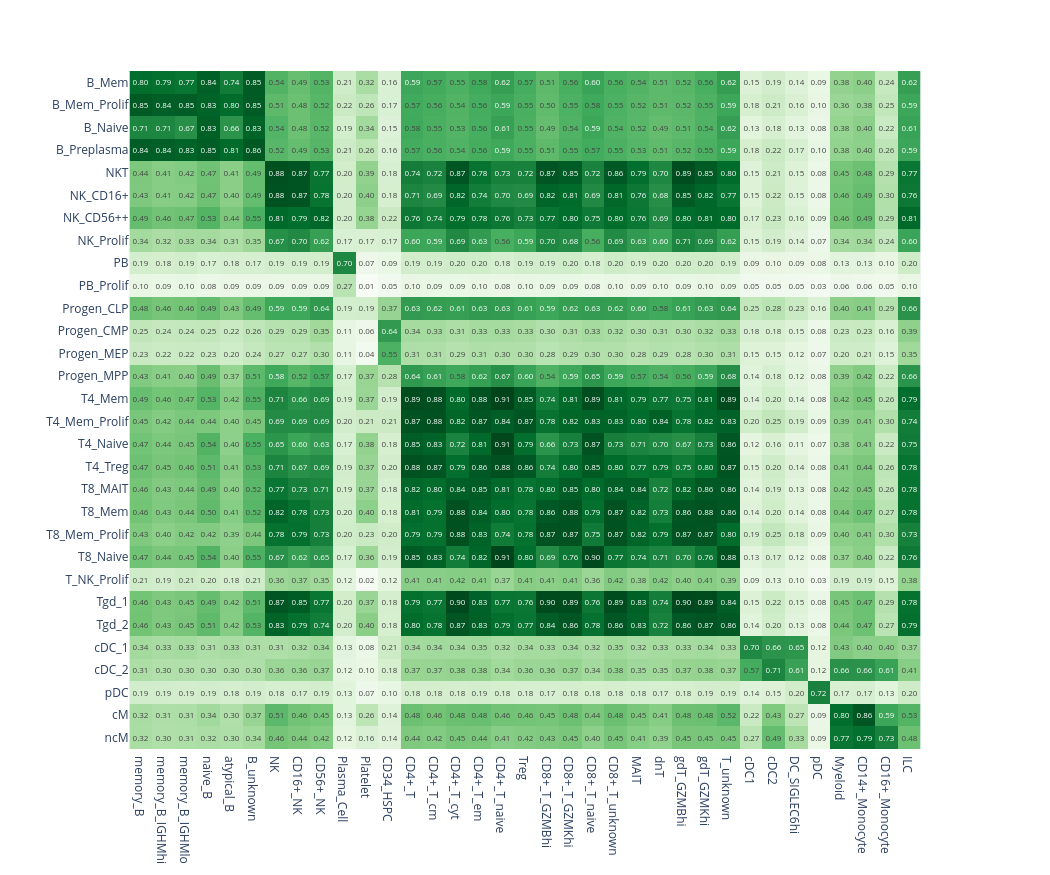

The code cell stored with this chart in its notebook:
### Code cell
fig = plot_cluster_mapping((-mapping + 1.).loc[order_index, order_columns], show=False, sort_by_score=False)
fig.update_layout(coloraxis_showscale=False)

### Figure 1 — Plotly figure (JSON) as saved in the notebook; plotly's stock layout.template omitted (floating-point values rounded to 4 significant figures; data arrays with more than 128 entries replaced by an {"elided": "..."} marker saying what was removed)
{"data": [{"coloraxis": "coloraxis", "hovertemplate": "x: %{x}<br>y: %{y}<br>color: %{z}<extra></extra>", "name": "0", "texttemplate": "%{z:.2f}", "type": "heatmap", "x": ["memory_B", "memory_B_IGHMhi", "memory_B_IGHMlo", "naive_B", "atypical_B", "B_unknown", "NK", "CD16+_NK", "CD56+_NK", "Plasma_Cell", "Platelet", "CD34_HSPC", "CD4+_T", "CD4+_T_cm", "CD4+_T_cyt", "CD4+_T_em", "CD4+_T_naive", "Treg", "CD8+_T_GZMBhi", "CD8+_T_GZMKhi", "CD8+_T_naive", "CD8+_T_unknown", "MAIT", "dnT", "gdT_GZMBhi", "gdT_GZMKhi", "T_unknown", "cDC1", "cDC2", "DC_SIGLEC6hi", "pDC", "Myeloid", "CD14+_Monocyte", "CD16+_Monocyte", "ILC"], "xaxis": "x", "y": ["B_Mem", "B_Mem_Prolif", "B_Naive", "B_Preplasma", "NKT", "NK_CD16+", "NK_CD56++", "NK_Prolif", "PB", "PB_Prolif", "Progen_CLP", "Progen_CMP", "Progen_MEP", "Progen_MPP", "T4_Mem", "T4_Mem_Prolif", "T4_Naive", "T4_Treg", "T8_MAIT", "T8_Mem", "T8_Mem_Prolif", "T8_Naive", "T_NK_Prolif", "Tgd_1", "Tgd_2", "cDC_1", "cDC_2", "pDC", "cM", "ncM"], "yaxis": "y", "z": {"elided": "30x35 float values"}}], "layout": {"autosize": false, "coloraxis": {"colorscale": [[0, "rgb(247,252,245)"], [0.125, "rgb(229,245,224)"], [0.25, "rgb(199,233,192)"], [0.375, "rgb(161,217,155)"], [0.5, "rgb(116,196,118)"], [0.625, "rgb(65,171,93)"], [0.75, "rgb(35,139,69)"], [0.875, "rgb(0,109,44)"], [1, "rgb(0,68,27)"]], "showscale": false}, "height": 875, "margin": {"t": 60}, "width": 1050, "xaxis": {"anchor": "y", "autorange": true, "constrain": "domain", "domain": [0.05562, 0.9444], "range": [-0.5, 34.5], "scaleanchor": "y", "type": "category"}, "yaxis": {"anchor": "x", "autorange": true, "constrain": "domain", "domain": [0, 1], "range": [29.5, -0.5], "type": "category"}}}
